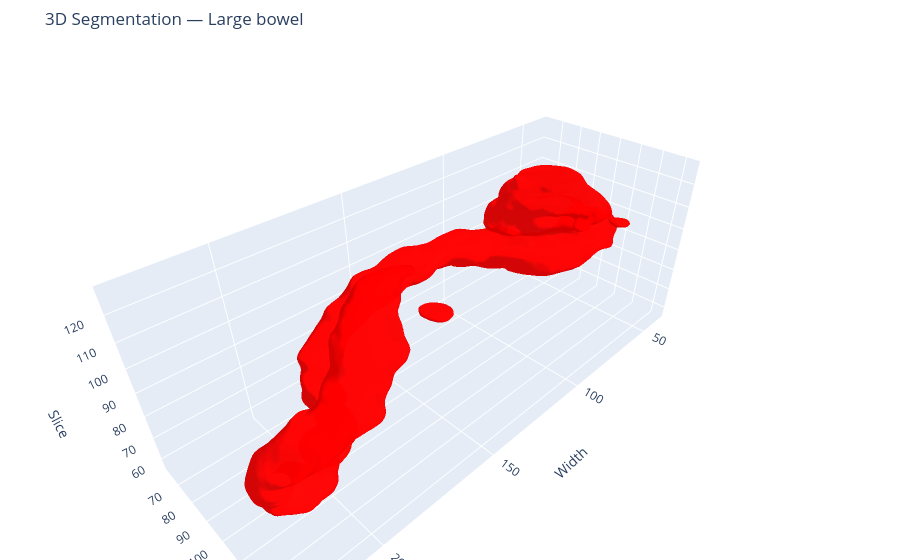
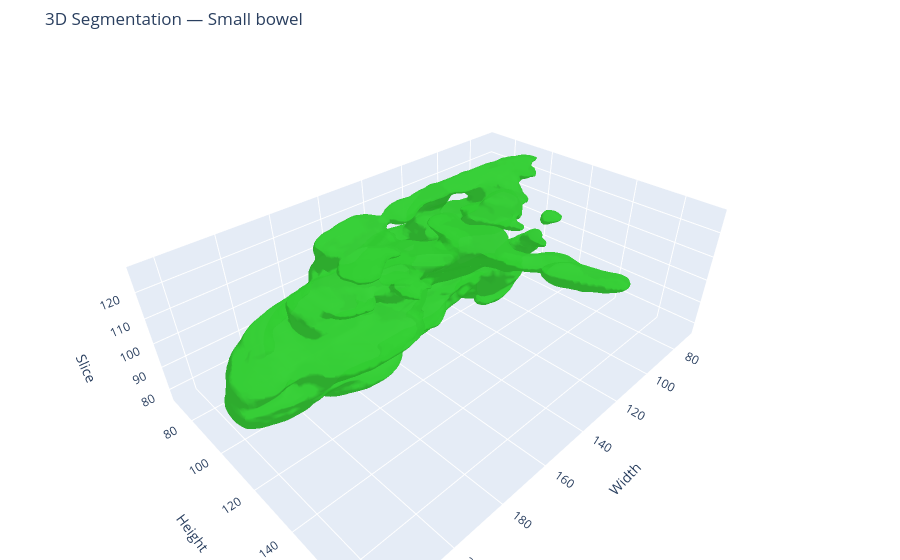
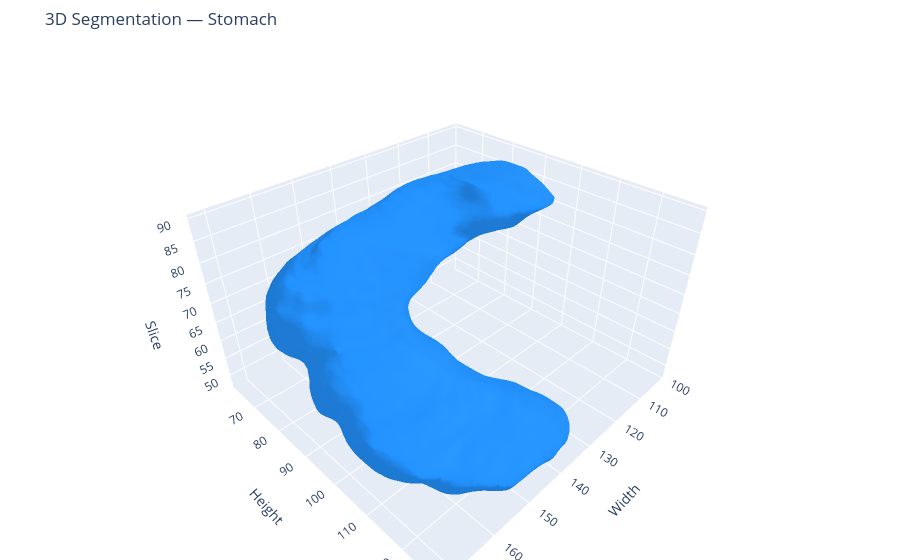

The cell these charts' notebook holds for them, in order:
### Code cell
a.visualize_mask_3d(None)

### Figure 1 — Plotly figure (JSON) as saved in the notebook; plotly's stock layout.template omitted (floating-point values rounded to 4 significant figures; data arrays with more than 128 entries replaced by an {"elided": "..."} marker saying what was removed)
{"data": [{"color": "red", "flatshading": false, "hovertemplate": "Width: %{x:.1f}<br>Height: %{y:.1f}<br>Slice: %{z:.1f}<extra></extra>", "i": {"elided": "57336 int values"}, "j": {"elided": "57336 int values"}, "k": {"elided": "57336 int values"}, "name": "Large bowel", "opacity": 0.85, "type": "mesh3d", "x": {"elided": "28674 float values"}, "y": {"elided": "28674 float values"}, "z": {"elided": "28674 float values"}}], "layout": {"margin": {"b": 0, "l": 0, "r": 0, "t": 50}, "scene": {"aspectmode": "data", "xaxis": {"title": {"text": "Width"}}, "yaxis": {"title": {"text": "Height"}}, "zaxis": {"title": {"text": "Slice"}}}, "title": {"text": "3D Segmentation — Large bowel"}}}

### Figure 2 — Plotly figure (JSON) as saved in the notebook; plotly's stock layout.template omitted (floating-point values rounded to 4 significant figures; data arrays with more than 128 entries replaced by an {"elided": "..."} marker saying what was removed)
{"data": [{"color": "limegreen", "flatshading": false, "hovertemplate": "Width: %{x:.1f}<br>Height: %{y:.1f}<br>Slice: %{z:.1f}<extra></extra>", "i": {"elided": "81976 int values"}, "j": {"elided": "81976 int values"}, "k": {"elided": "81976 int values"}, "name": "Small bowel", "opacity": 0.85, "type": "mesh3d", "x": {"elided": "40984 float values"}, "y": {"elided": "40984 float values"}, "z": {"elided": "40984 float values"}}], "layout": {"margin": {"b": 0, "l": 0, "r": 0, "t": 50}, "scene": {"aspectmode": "data", "xaxis": {"title": {"text": "Width"}}, "yaxis": {"title": {"text": "Height"}}, "zaxis": {"title": {"text": "Slice"}}}, "title": {"text": "3D Segmentation — Small bowel"}}}

### Figure 3 — Plotly figure (JSON) as saved in the notebook; plotly's stock layout.template omitted (floating-point values rounded to 4 significant figures; data arrays with more than 128 entries replaced by an {"elided": "..."} marker saying what was removed)
{"data": [{"color": "dodgerblue", "flatshading": false, "hovertemplate": "Width: %{x:.1f}<br>Height: %{y:.1f}<br>Slice: %{z:.1f}<extra></extra>", "i": {"elided": "21580 int values"}, "j": {"elided": "21580 int values"}, "k": {"elided": "21580 int values"}, "name": "Stomach", "opacity": 0.85, "type": "mesh3d", "x": {"elided": "10792 float values"}, "y": {"elided": "10792 float values"}, "z": {"elided": "10792 float values"}}], "layout": {"margin": {"b": 0, "l": 0, "r": 0, "t": 50}, "scene": {"aspectmode": "data", "xaxis": {"title": {"text": "Width"}}, "yaxis": {"title": {"text": "Height"}}, "zaxis": {"title": {"text": "Slice"}}}, "title": {"text": "3D Segmentation — Stomach"}}}
